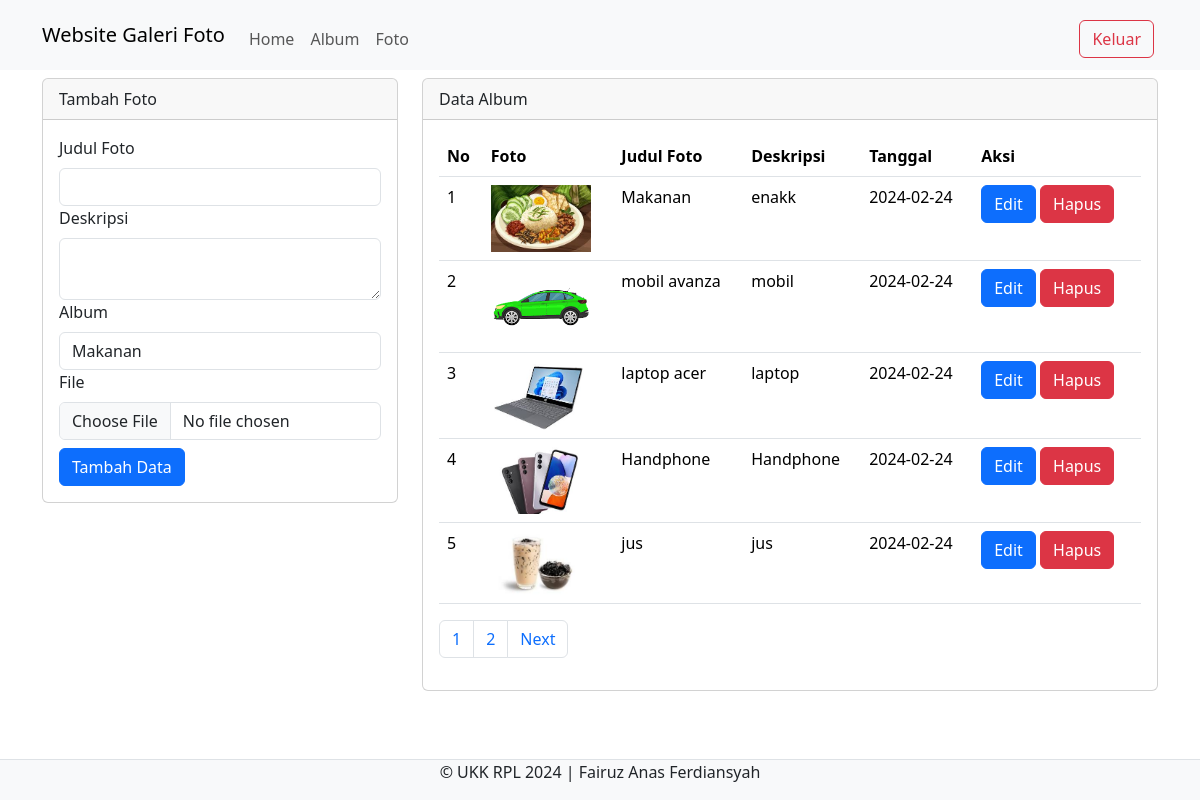
Page /ukk_fairuz/admin/foto.php (signed in) on the committed database.
### tables this page shows
CREATE TABLE `foto` (
  `fotoid` int(11) NOT NULL,
  `judulfoto` varchar(255) NOT NULL,
  `deskripsifoto` text NOT NULL,
  `tanggalunggah` date NOT NULL,
  `lokasifile` varchar(255) NOT NULL,
  `albumid` int(11) NOT NULL,
  `userid` int(11) NOT NULL
);

### ukk_fairuz/admin/foto.php (the view, shortened to what this page needs)
<?php
    include '../config/koneksi.php';
?>
<!DOCTYPE html>
<html lang="en">
<head>
    <link rel="stylesheet" href="../assets/css/bootstrap.min.css">
</head>
<body>
    <nav class="navbar navbar-expand-lg bg-body-tertiary">
  <div class="container">
    <a class="navbar-brand" href="index.php">Website Galeri Foto</a>
    <div class="collapse navbar-collapse mt-2" id="navbarNavAltMarkup">
      <div class="navbar-nav me-auto">
        <a href="home.php" class="nav-link">Home</a>
        <a href="album.php" class="nav-link">Album</a>
        <a href="foto.php" class="nav-link">Foto</a>
      </div>
      <a href="../config/aksi_logout.php" class="btn btn-outline-danger m-1">Keluar</a>
    </div>
  </div>
</nav>
    <div class="container">
        <div class="row">
            <div class="col-md-4">
                <div class="card mt-2">
                    <div class="card-header">Tambah Foto</div>
                    <div class="card-body">
                        <form action="../config/aksi_foto.php" method="POST" enctype="multipart/form-data" >
                            <label for="" class="form-label">Judul Foto</label>
                            <input type="text" name="judulfoto" class="form-control" required>
                            <label for="" class="form-label">Deskripsi</label>
                            <textarea name="deskripsifoto" class="form-control" required></textarea>
                            <label for="" class="form-label">Album</label>
                            <select name="albumid" class="form-control">
                                <?php
                                    $userid = $_SESSION['userid'];
                                    $sql_album = mysqli_query($koneksi, "SELECT * FROM album WHERE userid='$userid'");
                                    while($data_album = mysqli_fetch_array($sql_album)){ ?>
                                        <option value="<?php echo $data_album['albumid'] ?>"><?php echo $data_album['namaalbum'] ?></option>
                                    <?php }
                                ?>
                            </select>
                            <label for="" class="form-label">File</label>
                            <input type="file" name="lokasifile" class="form-control" required>
                            <button class="btn btn-primary mt-2" name="tambah" type="submit" >Tambah Data</button>
                        </form>
                    </div>
                </div>
            </div>
            <div class="col-md-8">
                <div class="card mt-2">
                    <div class="card-header">Data Album</div>
                    <div class="card-body">
                        <table class="table">
                            <thead>
                                <tr>
                                    <th>No</th>
                                    <th>Foto</th>
                                    <th>Judul Foto</th>
                                    <th>Deskripsi</th>
                                    <th>Tanggal</th>
                                    <th>Aksi</th>
                                </tr>
                            </thead>
                            <tbody>
                                <?php
                                $batas = 5;
                                $halaman = isset($_GET['halaman'])?(int)$_GET['halaman'] : 1;
                                $halaman_awal = ($halaman>1) ? ($halaman * $batas) - $batas : 0;
                                $next = $halaman + 1;
                                $data = mysqli_query($koneksi,"select * from foto");
                                $jumlah_data = mysqli_num_rows($data);
                                $total_halaman = ceil($jumlah_data / $batas);
                                    $no = $halaman_awal+1;
                                    $userid = $_SESSION['userid'];
                                    $sql = mysqli_query($koneksi, "SELECT * FROM foto WHERE userid='$userid' limit $halaman_awal, $batas");
                                    while ($data = mysqli_fetch_array($sql)) {
                                ?>
                                <tr>
                                    <td><?php echo $no++ ?></td>
                                    <td><img src="../assets/img/<?php echo $data['lokasifile'] ?>" width="100" ></td>
                                    <td><?php echo $data['judulfoto'] ?></td>
                                    <td><?php echo $data['deskripsifoto'] ?></td>
                                    <td><?php echo $data['tanggalunggah'] ?></td>
                                    <td>
                                        <button type="button" class="btn btn-primary" data-bs-toggle="modal" data-bs-target="#edit<?php echo $data['fotoid'] ?>">
                                        Edit
                                        </button>
                                        <button type="button" class="btn btn-danger" data-bs-toggle="modal" data-bs-target="#hapus<?php echo $data['fotoid'] ?>">
                                        Hapus
                                        </button>
                                    </td>
                                </tr>
                                <?php } ?>
                            </tbody>
                        </table>
                        <nav>
                            <ul class="pagination ">
                                <?php
                                    for($x=1;$x<=$total_halaman;$x++){
                                ?>
                                    <li class="page-item"><a class="page-link" href="?halaman=<?php echo $x ?>"><?php echo $x; ?></a></li>
                                <?php
                                    }
                                ?>
                                    <li class="page-item">
                                    <a  class="page-link" <?php if($halaman < $total_halaman) { echo "href='?halaman=$next'"; } ?>>Next</a>
                            </li>
                            </ul>
                        </nav>
                    </div>
                </div>
            </div>
        </div>
    </div>
    <footer class="d-flex justify-content-center border-top mt-3 bg-light fixed-bottom">
        <p>&copy; UKK RPL 2024 | Fairuz Anas Ferdiansyah</p>
    </footer>
</body>
</html>

### rows in the picture
foto: lokasifile (picture), judulfoto "Makanan", deskripsifoto "enakk", tanggalunggah "2024-02-24"
foto: lokasifile (picture), judulfoto "mobil avanza", deskripsifoto "mobil", tanggalunggah "2024-02-24"
foto: lokasifile (picture), judulfoto "laptop acer", deskripsifoto "laptop", tanggalunggah "2024-02-24"
foto: lokasifile (picture), judulfoto "Handphone", deskripsifoto "Handphone", tanggalunggah "2024-02-24"
foto: lokasifile (picture), judulfoto "jus", deskripsifoto "jus", tanggalunggah "2024-02-24"

### other values in the picture
form field albumid "Makanan"
